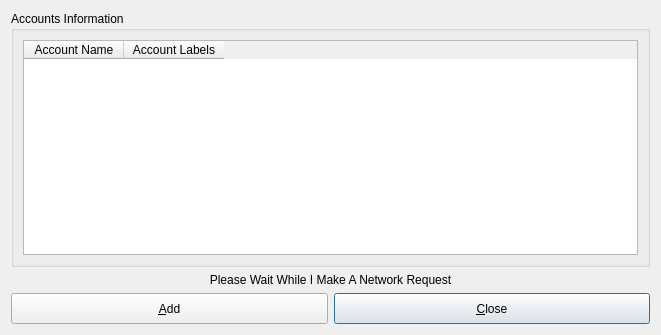
<?xml version="1.0" encoding="UTF-8"?>
<ui version="4.0">
 <class>walletmanager</class>
 <widget class="QDialog" name="walletmanager">
  <property name="windowModality">
   <enum>Qt::WindowModal</enum>
  </property>
  <property name="geometry">
   <rect>
    <x>0</x>
    <y>0</y>
    <width>661</width>
    <height>335</height>
   </rect>
  </property>
  <property name="windowTitle">
   <string>Account Configuration Window</string>
  </property>
  <layout class="QGridLayout" name="gridLayout">
   <item row="2" column="0">
    <widget class="QPushButton" name="pushButtonAccountAdd">
     <property name="minimumSize">
      <size>
       <width>0</width>
       <height>31</height>
      </size>
     </property>
     <property name="text">
      <string>&amp;Add</string>
     </property>
    </widget>
   </item>
   <item row="0" column="0" colspan="2">
    <widget class="QGroupBox" name="groupBox">
     <property name="title">
      <string>Accounts Information</string>
     </property>
     <layout class="QGridLayout" name="gridLayout_2">
      <item row="0" column="0">
       <widget class="QTableWidget" name="tableWidget">
        <property name="editTriggers">
         <set>QAbstractItemView::EditKeyPressed</set>
        </property>
        <property name="tabKeyNavigation">
         <bool>false</bool>
        </property>
        <property name="showDropIndicator" stdset="0">
         <bool>false</bool>
        </property>
        <property name="dragDropOverwriteMode">
         <bool>false</bool>
        </property>
        <property name="selectionMode">
         <enum>QAbstractItemView::NoSelection</enum>
        </property>
        <property name="showGrid">
         <bool>false</bool>
        </property>
        <column>
         <property name="text">
          <string>Account Name</string>
         </property>
        </column>
        <column>
         <property name="text">
          <string>Account Labels</string>
         </property>
        </column>
       </widget>
      </item>
     </layout>
    </widget>
   </item>
   <item row="2" column="1">
    <widget class="QPushButton" name="pushButtonClose">
     <property name="minimumSize">
      <size>
       <width>0</width>
       <height>31</height>
      </size>
     </property>
     <property name="text">
      <string>&amp;Close</string>
     </property>
     <property name="default">
      <bool>true</bool>
     </property>
    </widget>
   </item>
   <item row="1" column="0" colspan="2">
    <widget class="QLabel" name="labelNetworkWarning">
     <property name="text">
      <string>Please Wait While I Make A Network Request</string>
     </property>
     <property name="alignment">
      <set>Qt::AlignCenter</set>
     </property>
     <property name="wordWrap">
      <bool>false</bool>
     </property>
    </widget>
   </item>
  </layout>
 </widget>
 <tabstops>
  <tabstop>tableWidget</tabstop>
  <tabstop>pushButtonAccountAdd</tabstop>
  <tabstop>pushButtonClose</tabstop>
 </tabstops>
 <resources/>
 <connections/>
</ui>
